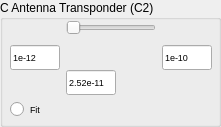
           <widget class="QGroupBox" name="groupBox_4">
            <property name="minimumSize">
             <size>
              <width>220</width>
              <height>100</height>
             </size>
            </property>
            <property name="title">
             <string>C Antenna Transponder (C2)</string>
            </property>
            <widget class="QWidget" name="layoutWidget">
             <property name="geometry">
              <rect>
               <x>10</x>
               <y>20</y>
               <width>202</width>
               <height>98</height>
              </rect>
             </property>
             <layout class="QVBoxLayout" name="verticalLayout_10">
              <item>
               <layout class="QHBoxLayout" name="horizontalLayout_7">
                <item>
                 <widget class="QLineEdit" name="lineEditMinC2">
                  <property name="minimumSize">
                   <size>
                    <width>50</width>
                    <height>25</height>
                   </size>
                  </property>
                  <property name="maximumSize">
                   <size>
                    <width>50</width>
                    <height>25</height>
                   </size>
                  </property>
                  <property name="font">
                   <font>
                    <pointsize>7</pointsize>
                   </font>
                  </property>
                  <property name="text">
                   <string>1e-12</string>
                  </property>
                 </widget>
                </item>
                <item>
                 <layout class="QGridLayout" name="gridLayout_4">
                  <item row="0" column="0">
                   <widget class="QSlider" name="horizontalSliderC2">
                    <property name="minimum">
                     <number>0</number>
                    </property>
                    <property name="maximum">
                     <number>10000</number>
                    </property>
                    <property name="orientation">
                     <enum>Qt::Horizontal</enum>
                    </property>
                   </widget>
                  </item>
                  <item row="1" column="0">
                   <spacer name="verticalSpacer_6">
                    <property name="orientation">
                     <enum>Qt::Vertical</enum>
                    </property>
                    <property name="sizeHint" stdset="0">
                     <size>
                      <width>20</width>
                      <height>17</height>
                     </size>
                    </property>
                   </spacer>
                  </item>
                  <item row="2" column="0">
                   <widget class="QLineEdit" name="lineEditValueC2">
                    <property name="minimumSize">
                     <size>
                      <width>50</width>
                      <height>25</height>
                     </size>
                    </property>
                    <property name="maximumSize">
                     <size>
                      <width>50</width>
                      <height>25</height>
                     </size>
                    </property>
                    <property name="font">
                     <font>
                      <pointsize>7</pointsize>
                     </font>
                    </property>
                    <property name="text">
                     <string>2.52e-11</string>
                    </property>
                   </widget>
                  </item>
                 </layout>
                </item>
                <item>
                 <widget class="QLineEdit" name="lineEditMaxC2">
                  <property name="minimumSize">
                   <size>
                    <width>50</width>
                    <height>25</height>
                   </size>
                  </property>
                  <property name="maximumSize">
                   <size>
                    <width>50</width>
                    <height>25</height>
                   </size>
                  </property>
                  <property name="font">
                   <font>
                    <pointsize>7</pointsize>
                   </font>
                  </property>
                  <property name="text">
                   <string>1e-10</string>
                  </property>
                 </widget>
                </item>
               </layout>
              </item>
              <item>
               <widget class="QRadioButton" name="radioButtonFitC2">
                <property name="font">
                 <font>
                  <pointsize>7</pointsize>
                 </font>
                </property>
                <property name="text">
                 <string>Fit</string>
                </property>
               </widget>
              </item>
             </layout>
            </widget>
           </widget>
